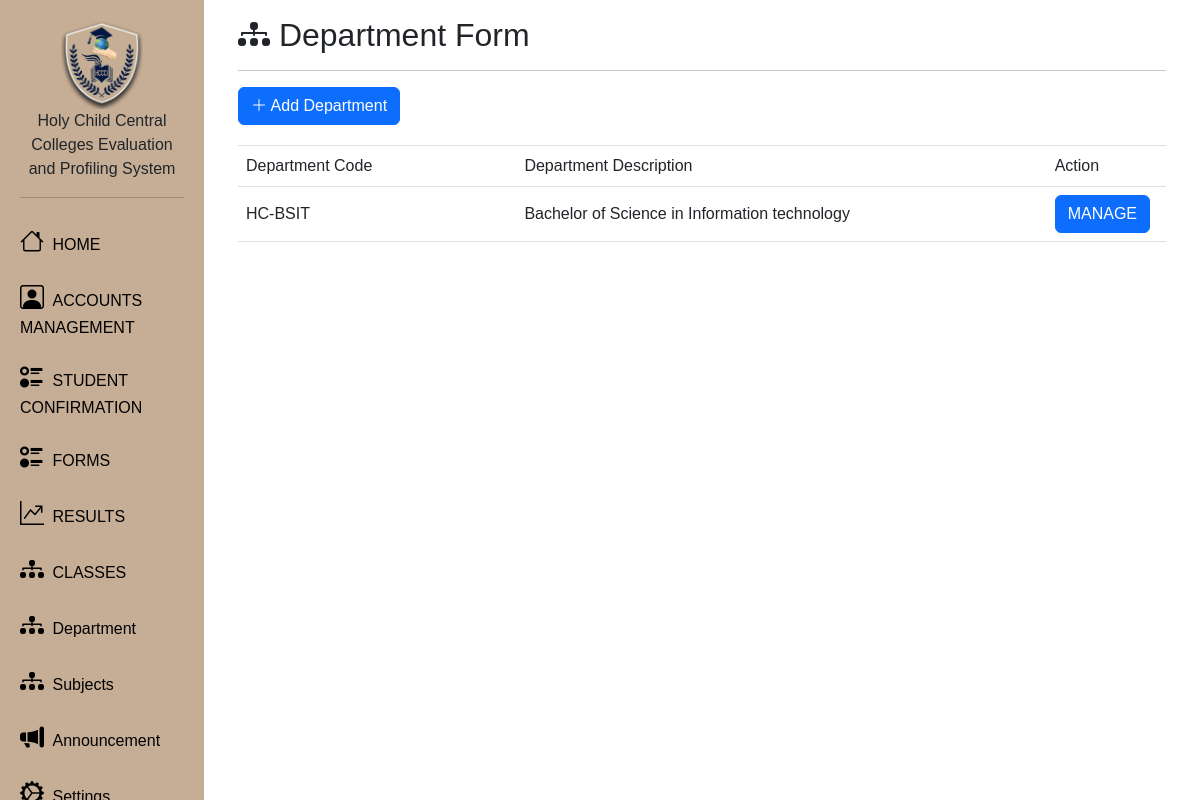
The page /GuidanceDashboard/departmentForm.php (signed in) on the database its author committed.
### tables this page shows
CREATE TABLE `departmenttableform` (
  `departmentCode` varchar(50) NOT NULL,
  `departmentDesc` varchar(50) NOT NULL,
  `departmentStatus` varchar(100) NOT NULL
);

### GuidanceDashboard/departmentForm.php (the view, shortened to what this page needs)
<?php
include('summaryCount.php');
$query = "SELECT * FROM departmenttableform WHERE departmentStatus = 'ACTIVE'";
$result = mysqli_query($db, $query);
?>
<!DOCTYPE html>
<html lang="en">
<head>
    <link rel="stylesheet" href="css/style.css">
    <link rel="stylesheet" href="https://cdn.jsdelivr.net/npm/bootstrap-icons@1.9.1/font/bootstrap-icons.css">
    <link rel="stylesheet" href="https://maxcdn.bootstrapcdn.com/bootstrap/4.0.0/css/bootstrap.min.css">
    <link rel="stylesheet" href="https://cdnjs.cloudflare.com/ajax/libs/font-awesome/5.13.0/css/all.min.css">
    <link rel="stylesheet" href="https://cdn.jsdelivr.net/npm/bootstrap-icons@1.9.1/font/bootstrap-icons.css">
    <link rel="stylesheet" href="https://cdn.jsdelivr.net/npm/bootstrap-icons@1.10.5/font/bootstrap-icons.css">
    <link href="https://cdn.jsdelivr.net/npm/bootstrap@5.3.0/dist/css/bootstrap.min.css" rel="stylesheet"
>
    <link rel="stylesheet" href="https://cdn.datatables.net/1.13.1/css/jquery.dataTables.min.css">
</head>
<body>
    <?php include 'components/navigation.php'; ?>
    <div class="main">
        <div class="container-fluid">
            <div class="row flex-nowrap">
                <div class="col py-3">
                    <div class="container-fluid">
                        <h2><i class="bi bi-diagram-3-fill"></i> Department Form</h2>
                        <hr>
                        <button type="button" class="btn btn-primary" data-bs-toggle="modal" data-bs-target="#myModal">
                            <i class="bi bi-plus-lg"></i> Add Department
                        </button>
                        <div class="table-responsive" style="margin-top:20px;">
                            <table id="employee_data" class="table table-fluid" width="100%">
                                <thead>
                                    <tr>
                                        <td width="30%">Department Code</td>
                                        <td>Department Description</td>
                                        <td width="10%">Action</td>
                                    </tr>
                                </thead>
                                <?php
                                while ($row = mysqli_fetch_array($result)) {
                                    echo "<tr>";
                                    echo "<td class='align-middle'>";
                                    echo $row["departmentCode"];
                                    echo "</td>";
                                    echo "<td class='align-middle'>";
                                    echo $row["departmentDesc"];
                                    echo "</td>";
                                    echo "<td class='align-middle'><a href='manageForm.php?departmentCode=$row[departmentCode]''><button type='button' class='btn btn-primary mr-2' data-toggle='modal' data-target=.bd-example-modal-lg'>MANAGE</button></a>";
                                    echo "</tr>";
                                }
                                ?>
                            </table>
                        </div>
                    </div>
                </div>
            </div>
        </div>
    </div>
</body>
</html>

### GuidanceDashboard/css/style.css (style rules this page uses)
* { font-family: 'Ubuntu', sans-serif; }

### GuidanceDashboard/components/navigation.php (style rules this page uses)
.main { margin-left: 17%; padding: 0px 10px; }

### rows shown on the page
departmenttableform: departmentCode "HC-BSIT", departmentDesc "Bachelor of Science in Information technology"
